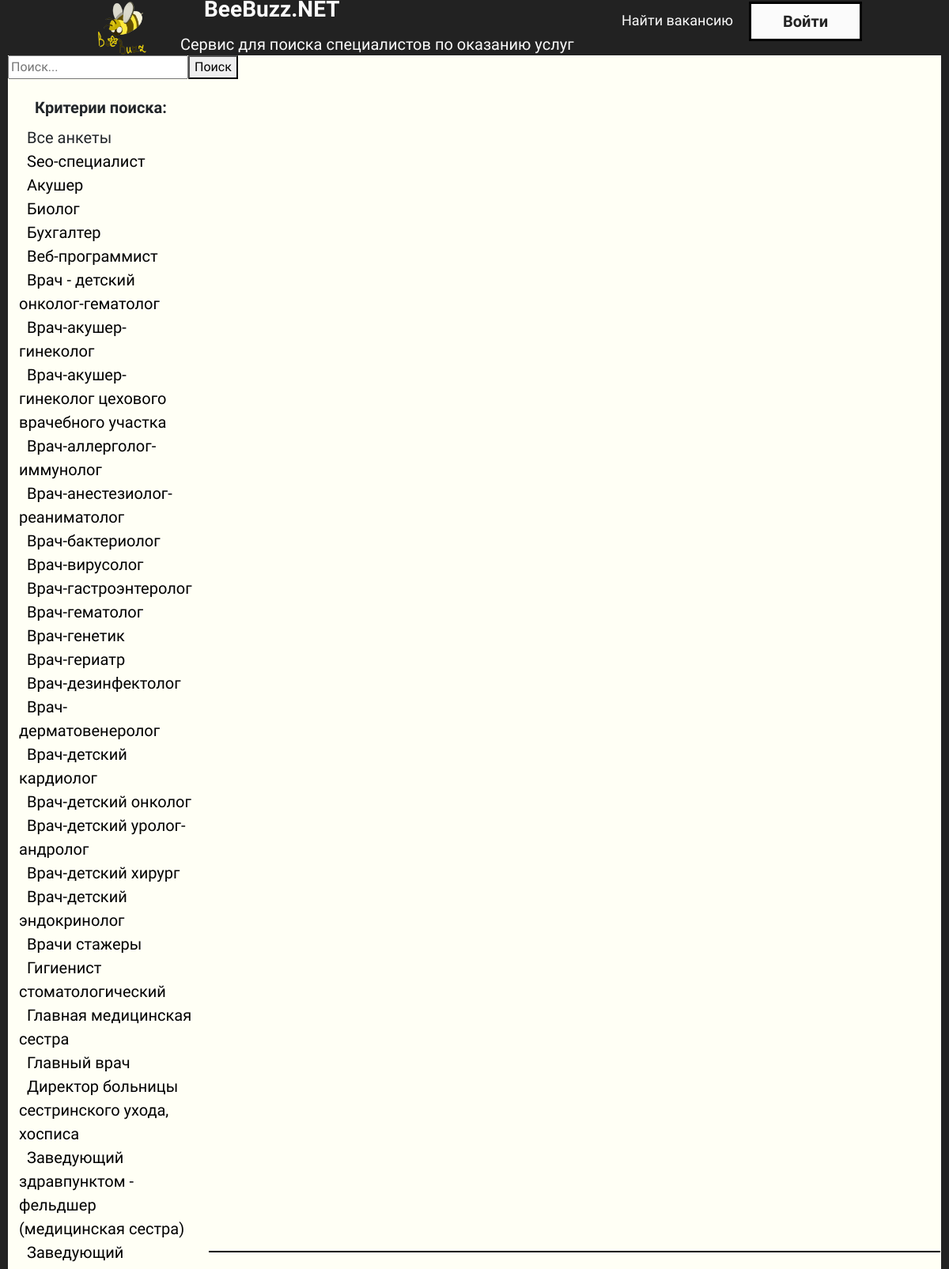
/main/ (upper part), run on the app's committed database.
### main/models.py (models this page shows, shortened)
class Lang_categori(models.Model):
    Tittle = models.CharField('Специальность',max_length=150)
    MainCategory = models.ForeignKey('Main_categori', on_delete=models.CASCADE, verbose_name="Категория софта")
    def __str__(self):
        return self.Tittle
    def get_absolute_url(self):
       return reverse('lang_cat', kwargs = {'lang_cat_id': self.pk})
    class Meta:
        verbose_name = "Специальности"
        verbose_name_plural = "Специальности"
        ordering = ['Tittle']

class Anketa(models.Model):
    Tittle = models.CharField('Название анкеты',max_length=100)
    Text = models.TextField('Текст анкеты',max_length=1000)
    Photo = models.ImageField('Фотография',upload_to="photos/%Y/%m/%d/")
    Lang_cat = models.ForeignKey('Lang_categori',on_delete=models.CASCADE,verbose_name="Специальность")
    Author = models.ForeignKey(User, on_delete=models.CASCADE,blank=True, verbose_name="Автор анкеты",null=True)
    Price = models.CharField('Зарплата',max_length=100,null=True)
    Text2 = models.TextField('Проф пометки',max_length=1000)
    class Meta:
        verbose_name = "Анкеты пользователей"
        verbose_name_plural = "Анкеты пользователей"
        ordering = ['Tittle']

### main/views.py (the view)
# urls.py: path('main/',MainView, name = 'main'),
def MainView(request):
    form_class = OtklForm  # Ваша форма (если есть)
    query = request.GET.get('q', '')
    lang_cat = Lang_categori.objects.all()
    results = Anketa.objects.filter(Tittle__icontains=query)
    context = {
        'anketas': results,  # Переименовали anketas в results, так как это результаты поиска
        'results': results,
        'lang_cat': lang_cat,
        'lang_cat_selected': 0,
    }
    return render(request, 'main/mainsheet.html', context)

### main/templatetags/auth_extras.py (called while the page is built)
@register.filter(name='has_group')
def has_group(user, group_name):
    group = Group.objects.get(name=group_name)
    return True if group in user.groups.all() else False

### main/templates/main/mainsheet.html (shortened to what this page needs)
{% load static %}
{% load auth_extras %}
<!DOCTYPE html>
<html lang="ru">
<head>
    <link rel="stylesheet" href="libs/bootstrap-reboot.min.css">
    <link rel="stylesheet" href="libs/bootstrap-grid.min.css">
    <link rel="stylesheet" href="{% static 'main/css/mainsheet_1.css' %}">
</head>
<body>
    <header>
        <div class="logo">
            <table>
                <tr>
                    <td>
                        <a href="{% url 'start' %}"><img src="{% static 'main/images/startsheet_2.png' %}" id="logotip" alt="" width="70" /></a>
                    </td>
                    <td>
                        <div class="namelogo"><label>BeeBuzz.NET</label></div>
                        <div class="namelogo2"><label>Сервис для поиска специалистов по оказанию услуг</label></div>
                    </td>
                </tr>
            </table>
        </div>
        <div class="text-sh">
            <ul>
                <li><a href="{% url 'main' %}">Найти вакансию</a></li>
                {% if request.user.is_authenticated %}
                <li><a id="login" href="{% url 'prof' %}">Профиль</a></li>
                {% else %}
                <li><a id="login" href="{% url 'log' %}">Войти</a></li>
                {% endif %}
            </ul>
        </div>
    </header>
    <table style="padding-bottom: 40px;">
        <tr>
            <td id="tdfirst" valign="top" style="list-style-type: none; font-size: 20px; text-indent: 10px;">
                <label align="center" style="text-align: center; font-weight: bold;">Критерии поиска:</label>
                {% if lang_cat_selected == 0 %}
                    <li >Все анкеты</li>
                {% else %}
                    <li><a href="{% url 'main' %}" style="color: black; ">Все анкеты</a></li>
                {% endif %}
                {% for c in lang_cat %}
                    {% if c.pk == lang_cat_selected %}
                        <li>{{c.Tittle}}</li>
                    {% else %}
                        <li><a href="{{ c.get_absolute_url }}" style="color: black;">{{c.Tittle}}</a> </li>
                    {% endif %}
                {% endfor %}
            </td>
            <form method="get">
                <input type="text" name="q" placeholder="Поиск..." value="{{ query }}">
                <button type="submit">Поиск</button>
            </form>
            <td>
                <table >
                    {% if results %}
                        <ul>
                            {% for el in results %}
                                <table>
                                <tr>
                                    <td>
                                    </td>
                                    <td valign="top">
                                    </td>
                                    <hr style="border: 1px solid black;">
                                </tr>
                            </table>
                            {% endfor %}
                        </ul>
                    {% endif %}
                </table>
            </td>
        </tr>
    </table>
</body>
</html>

### main/static/main/css/mainsheet_1.css (style rules this page uses)
body { margin: 0; background-color: rgb(255, 255, 245); font-family: 'Sofia Sans Condensed', sans-serif; border-left: 10px solid #222222; border-right: 10px solid #222222; }
#tdfirst { float: left; width: 230px; padding: 5x; margin: 20px 10px 30px 13px; }
#logotip { margin-left: 100px; }
.namelogo { font-size: 28px; margin-left: 65px; font-weight: bold; color: #fbfbfb; }
.namelogo2 { font-size: 20px; margin-left: 35px; color: #fbfbfb; }
header { display: flex; justify-content: space-between; align-items: center; background-color: #222222; padding: 10px; width: auto; height: 70px; }
.text-sh ul { list-style: none; margin-right: 70px; padding: 0; display: flex; }
.text-sh li { margin-right: 20px; }
.text-sh a { font-size: 18px; color: #fbfbfb; text-decoration: none; }
#login { font-size: 20px; color: #222222; font-weight: bold; padding: 10px 40px 10px 40px; background-color: #fbfbfb; border: 3px solid black; }

### data on the page
Lang_categori: Tittle "Seo-специалист"
Lang_categori: Tittle "Акушер"
Lang_categori: Tittle "Биолог"
Lang_categori: Tittle "Бухгалтер"
Lang_categori: Tittle "Веб-программист"
Lang_categori: Tittle "Врач - детский онколог-гематолог"
Lang_categori: Tittle "Врач-акушер-гинеколог"
Lang_categori: Tittle "Врач-акушер-гинеколог цехового врачебного участка"
Lang_categori: Tittle "Врач-аллерголог-иммунолог"
Lang_categori: Tittle "Врач-анестезиолог-реаниматолог"
Lang_categori: Tittle "Врач-бактериолог"
Lang_categori: Tittle "Врач-вирусолог"
Lang_categori: Tittle "Врач-гастроэнтеролог"
Lang_categori: Tittle "Врач-гематолог"
Lang_categori: Tittle "Врач-генетик"
Lang_categori: Tittle "Врач-гериатр"
Lang_categori: Tittle "Врач-дезинфектолог"
Lang_categori: Tittle "Врач-дерматовенеролог"
Lang_categori: Tittle "Врач-детский кардиолог"
Lang_categori: Tittle "Врач-детский онколог"
Lang_categori: Tittle "Врач-детский уролог-андролог"
Lang_categori: Tittle "Врач-детский хирург"
Lang_categori: Tittle "Врач-детский эндокринолог"
Lang_categori: Tittle "Врачи стажеры"
Lang_categori: Tittle "Гигиенист стоматологический"
Lang_categori: Tittle "Главная медицинская сестра"
Lang_categori: Tittle "Главный врач"
Lang_categori: Tittle "Директор больницы сестринского ухода, хосписа"
Lang_categori: Tittle "Заведующий здравпунктом - фельдшер (медицинская сестра)"
